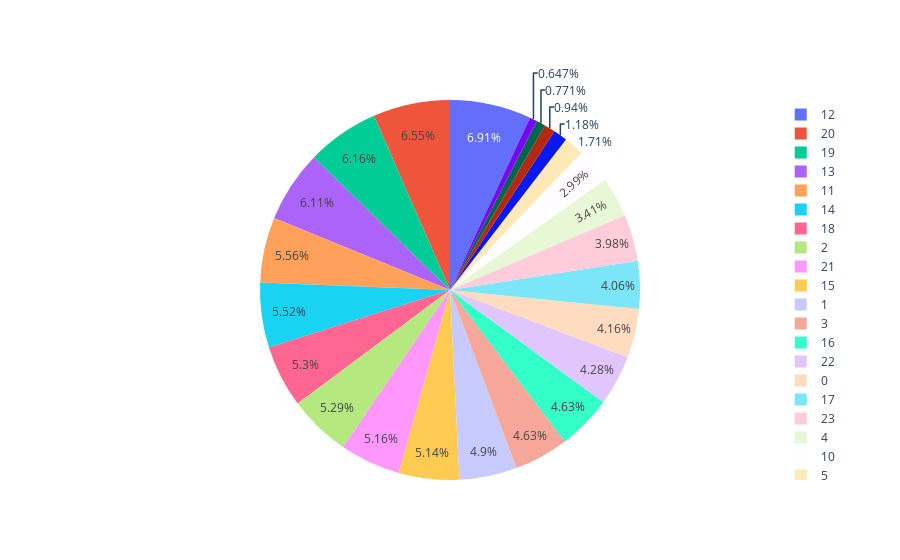

Notebook code for this chart:
### Code cell
Category=df['hour'].value_counts().sort_index()
data = [go.Pie(
        labels = Category.index,
        values = Category.values,
        hoverinfo = 'label+value',
)]
plotly.offline.iplot(data, filename='active_category')

### Figure 1 — Plotly figure (JSON) as saved in the notebook; plotly's stock layout.template omitted (floating-point values rounded to 4 significant figures)
{"data": [{"hoverinfo": "label+value", "labels": [0, 1, 2, 3, 4, 5, 6, 7, 8, 9, 10, 11, 12, 13, 14, 15, 16, 17, 18, 19, 20, 21, 22, 23], "type": "pie", "values": [2356, 2774, 2992, 2622, 1929, 967, 532, 366, 436, 667, 1694, 3146, 3911, 3456, 3120, 2905, 2618, 2297, 3000, 3485, 3706, 2921, 2421, 2250]}], "layout": {}}
